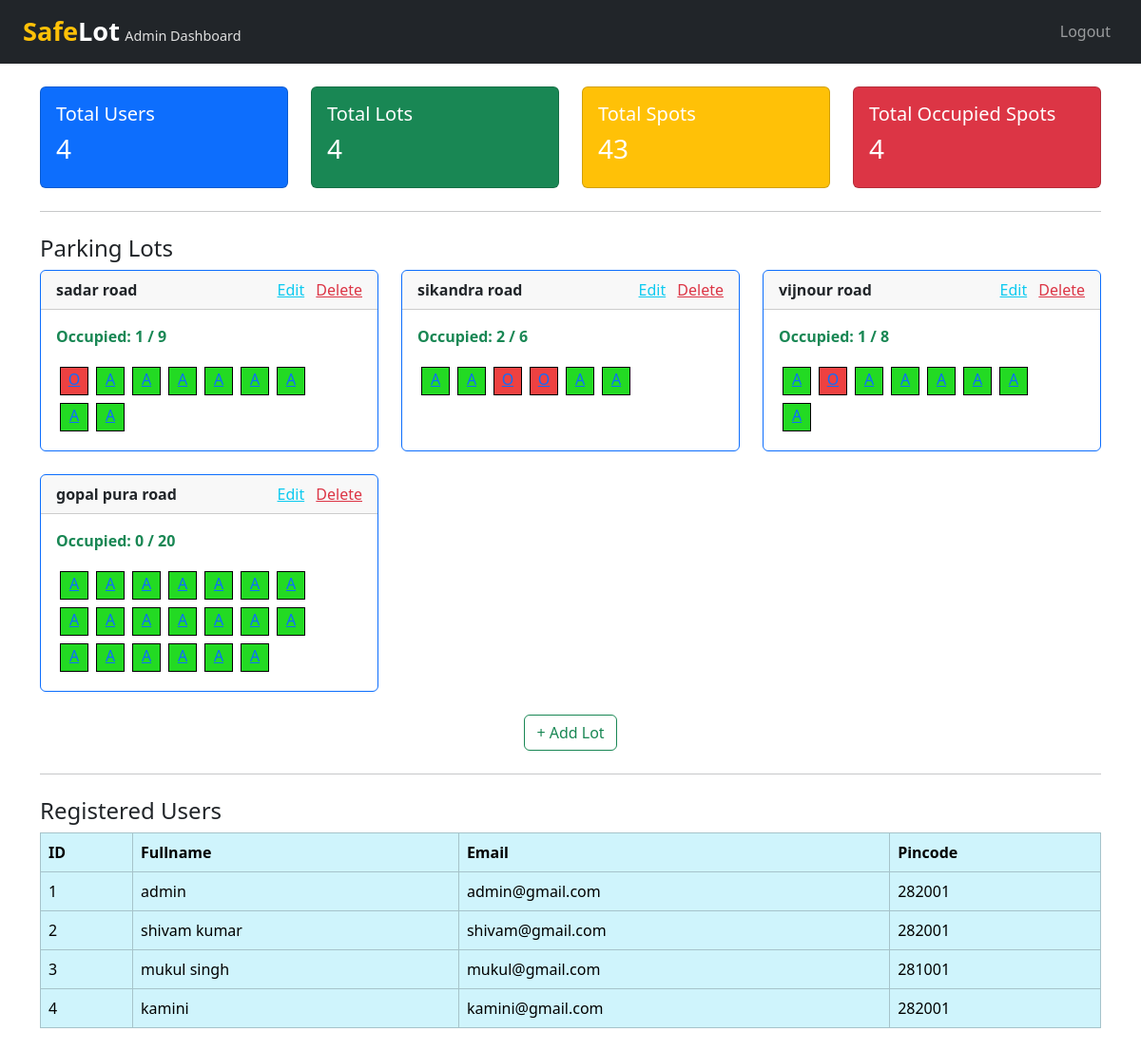
Page /admin_dashboard on the committed database.
### models.py (models this page shows)
class ParkingLot(db.Model):
    __tablename__ = 'parkinglot'
    id = db.Column(db.Integer, primary_key=True)
    lot_name = db.Column(db.String(100),unique=True, nullable=False)
    address = db.Column(db.String(200), nullable=False)
    pin_code = db.Column(db.Integer(), nullable=False)
    total_spots = db.Column(db.Integer, nullable=False)
    price = db.Column(db.Numeric(10,2))
    spots = db.relationship('ParkingSpot',back_populates='lot', lazy='joined')
    bookings = db.relationship('Booking', back_populates='lot', lazy=True)

class ParkingSpot(db.Model):
    __tablename__ = 'parkingspot'
    id = db.Column(db.Integer, primary_key=True)
    spot_number = db.Column(db.String(50), nullable=False)
    lot_id = db.Column(db.Integer, db.ForeignKey('parkinglot.id'), nullable=False)
    status = db.Column(db.String(1), nullable=False, default='A')
    lot = db.relationship('ParkingLot', back_populates='spots')
    bookings = db.relationship('Booking', back_populates='spot', lazy=True)

class User(db.Model):
    __tablename__ ='user'
    id = db.Column(db.Integer, primary_key=True)
    fullname = db.Column(db.String(80), nullable=False)
    email_id = db.Column(db.String(120), unique=True, nullable=False)
    password = db.Column(db.String(200), nullable=False)
    pincode = db.Column(db.String(10))
    bookings = db.relationship('Booking', back_populates='user', lazy=True)

### app.py (the view)
@app.route('/admin_dashboard')
def admin_dashboard():
    users = User.query.all()
    lots = ParkingLot.query.options(joinedload(ParkingLot.spots)).all()
    bookings = Booking.query.all()
    total_occupied = 0  # Initialize count
    for lot in lots:
        lot.spots = ParkingSpot.query.filter_by(lot_id=lot.id).all()
        lot.occupied_count = sum(1 for spot in lot.spots if spot.status == 'O')
        total_occupied += lot.occupied_count  # Accumulate occupied count
    for spot in ParkingSpot.query.all():
        print(f"Spot ID: {spot.id}, Lot ID: {spot.lot_id}, Status: {spot.status}")
    return render_template(
        'admin_dashboard.html',
        users=users,
        lots=lots,
        bookings=bookings,
        total_users=len(users),
        total_lots=len(lots),
        total_spots=sum(len(lot.spots) for lot in lots),
        total_occupied=total_occupied
    )

### templates/admin_dashboard.html (shortened to what this page needs)
<!DOCTYPE html>
<html lang="en">
<head>
    <link href="https://cdn.jsdelivr.net/npm/bootstrap@5.3.2/dist/css/bootstrap.min.css" rel="stylesheet">
</head>
<body>
    <nav class="navbar navbar-expand-lg navbar-dark bg-dark px-4">
        <a class="navbar-brand" >
            <span style="font-weight: 800; font-size: 1.7rem; color: #ffc107;">Safe</span><span
                style="font-weight: 800; font-size: 1.7rem; color: #ffffff;">Lot</span>
            <span style="font-size: 0.9rem; color: #e0e0e0; font-weight: 400;">Admin Dashboard</span>
        </a>
        <div class="collapse navbar-collapse">
            <ul class="navbar-nav ms-auto">
                <li class="nav-item"><a class="nav-link" href="{{ url_for('logout') }}">Logout</a></li>
            </ul>
        </div>
    </nav>
    <div class="container my-4">
        <div class="row g-4">
            <div class="col-md-3">
                <div class="card text-white bg-primary">
                    <div class="card-body">
                        <h5>Total Users</h5>
                        <h3>{{ total_users }}</h3>
                    </div>
                </div>
            </div>
            <div class="col-md-3">
                <div class="card text-white bg-success">
                    <div class="card-body">
                        <h5>Total Lots</h5>
                        <h3>{{ total_lots }}</h3>
                    </div>
                </div>
            </div>
            <div class="col-md-3">
                <div class="card text-white bg-warning">
                    <div class="card-body">
                        <h5>Total Spots</h5>
                        <h3>{{ total_spots }}</h3>
                    </div>
                </div>
            </div>
            <div class="col-md-3">
                <div class="card text-white bg-danger">
                    <div class="card-body">
                        <h5>Total Occupied Spots</h5>
                        <h3>{{ total_occupied }}</h3>
                    </div>
                </div>
            </div>
        </div>
        <hr class="my-4">
        <h4>Parking Lots</h4>
        <div class="row row-cols-1 row-cols-md-3 g-4">
            {% for lot in lots %}
            <div class="col">
                <div class="card border-primary h-100">
                    <div class="card-header d-flex justify-content-between">
                        <strong>{{ lot.lot_name }}</strong>
                        <div>
                            <a href="{{ url_for('edit_parking_lot', lot_id=lot.id) }}" class="text-info me-2">Edit</a>
                            <a href="{{ url_for('delete_parking_lot', lot_id=lot.id) }}" class="text-danger">Delete</a>
                        </div>
                    </div>
                    <div class="card-body">
                        <p class="text-success fw-bold">
                            Occupied: {{ lot.occupied_count }} / {{ lot.total_spots }}
                        </p>
                        <div style="display: flex; flex-wrap: wrap; max-width: 300px;">
                            {% for spot in lot.spots %}
                            {% if spot.status == 'O' %}
                            <a href="{{ url_for('occupied_parking_spot', spot_id=spot.id) }}">
                                <div
                                    style="width: 30px; height: 30px; background-color: rgb(238, 65, 65); margin: 4px; text-align:center; border: 1px solid black;">
                                    O
                                </div>
                            </a>
                            {% else %}
                            <a href="{{ url_for('view_deleting_spot', spot_id=spot.id) }}">
                                <div
                                    style="width: 30px; height: 30px; background-color: rgba(7, 214, 7, 0.888); margin: 4px; text-align:center; border: 1px solid black;">
                                    A
                                </div>
                            </a>
                            {% endif %}
                            {% endfor %}
                        </div>
                    </div>
                </div>
            </div>
            {% endfor %}
        </div>
        <div class="text-center mt-4">
            <a href="{{ url_for('new_parking_lot') }}" class="btn btn-outline-success">+ Add Lot</a>
        </div>
        <hr class="my-4">
        <h4>Registered Users</h4>
        <table class="table table-bordered table-info">
            <thead>
                <tr>
                    <th>ID</th>
                    <th>Fullname</th>
                    <th>Email</th>
                    <th>Pincode</th>
                </tr>
            </thead>
            <tbody>
                {% for user in users %}
                <tr>
                    <td>{{ user.id }}</td>
                    <td>{{ user.fullname }}</td>
                    <td>{{ user.email_id }}</td>
                    <td>{{ user.pincode }}</td>
                </tr>
                {% endfor %}
            </tbody>
        </table>
    </div>
</body>
</html>

### rows in the picture
ParkingLot: lot_name "sadar road", occupied_count "1", total_spots "9"
ParkingLot: lot_name "sikandra road", occupied_count "2", total_spots "6"
ParkingLot: lot_name "vijnour road", occupied_count "1", total_spots "8"
ParkingLot: lot_name "gopal pura road", occupied_count "0", total_spots "20"
User: id "1", fullname "admin", email_id "admin@gmail.com", pincode "282001"
User: id "2", fullname "shivam kumar", email_id "shivam@gmail.com", pincode "282001"
User: id "3", fullname "mukul singh", email_id "mukul@gmail.com", pincode "281001"
User: id "4", fullname "kamini", email_id "kamini@gmail.com", pincode "282001"

### other values in the picture
{{ total_users }} "4"
{{ total_lots }} "4"
{{ total_spots }} "43"
{{ total_occupied }} "4"
